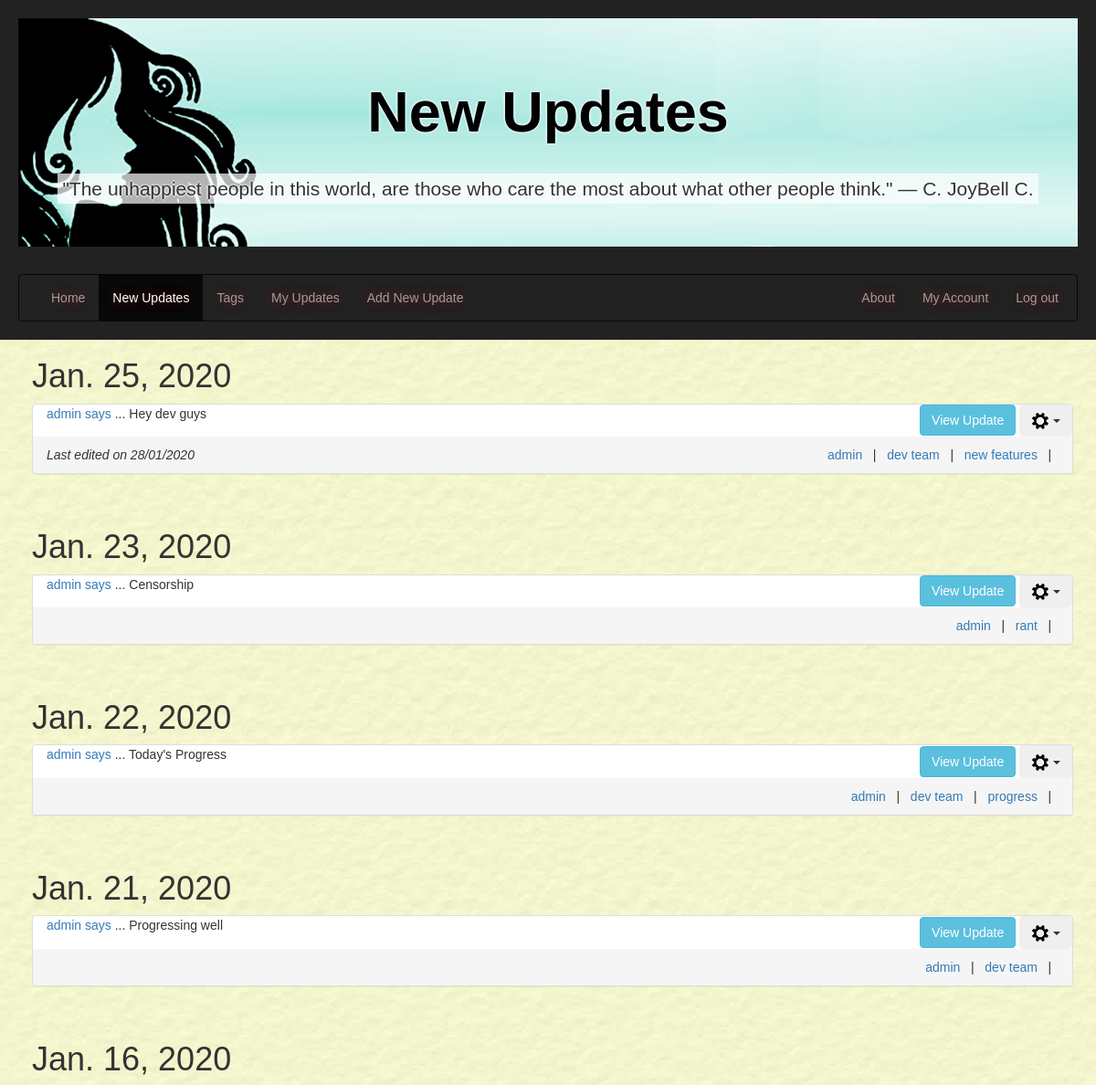
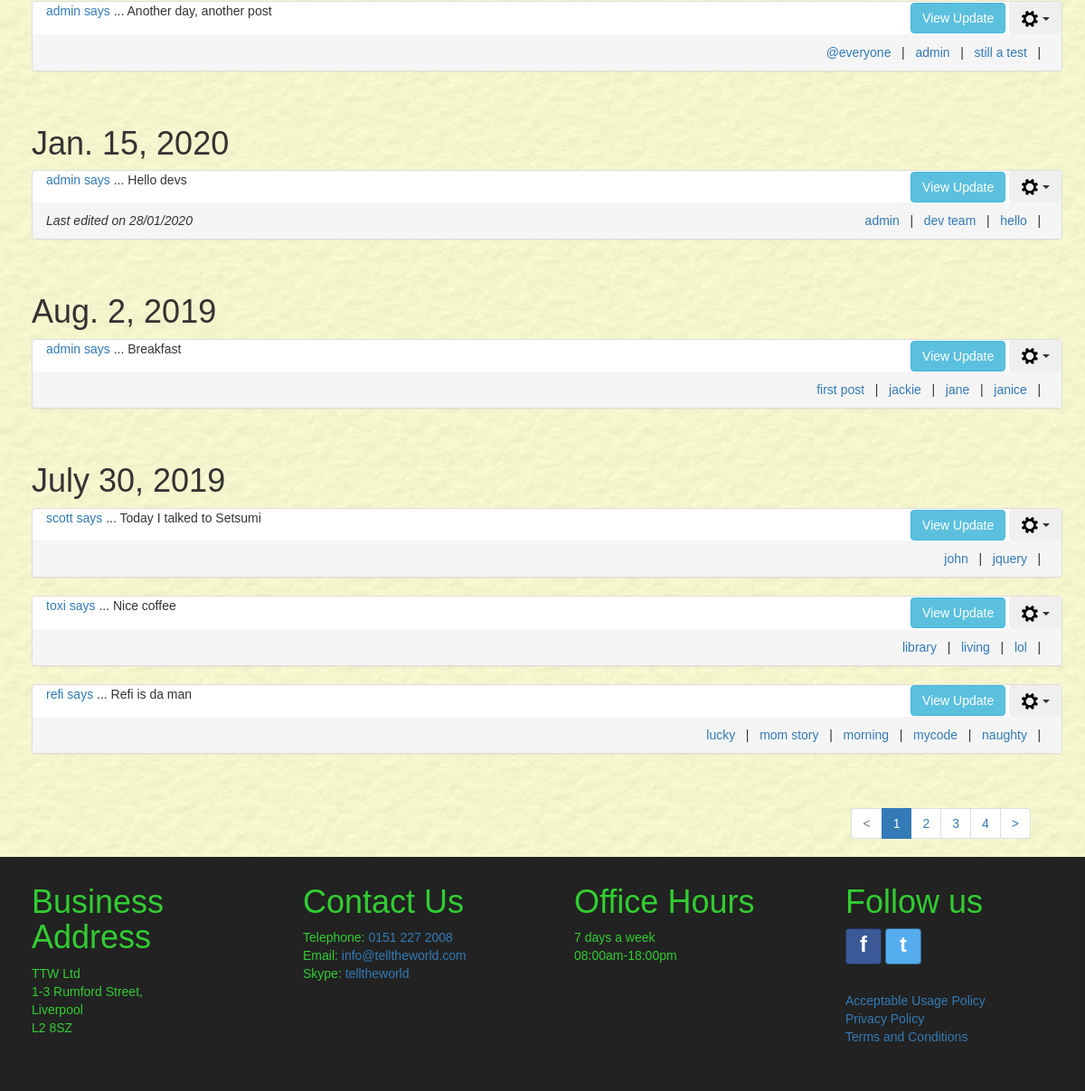
/newupdates/ (signed in), run on an earlier commit of the app's database (2 pictures, top to bottom).
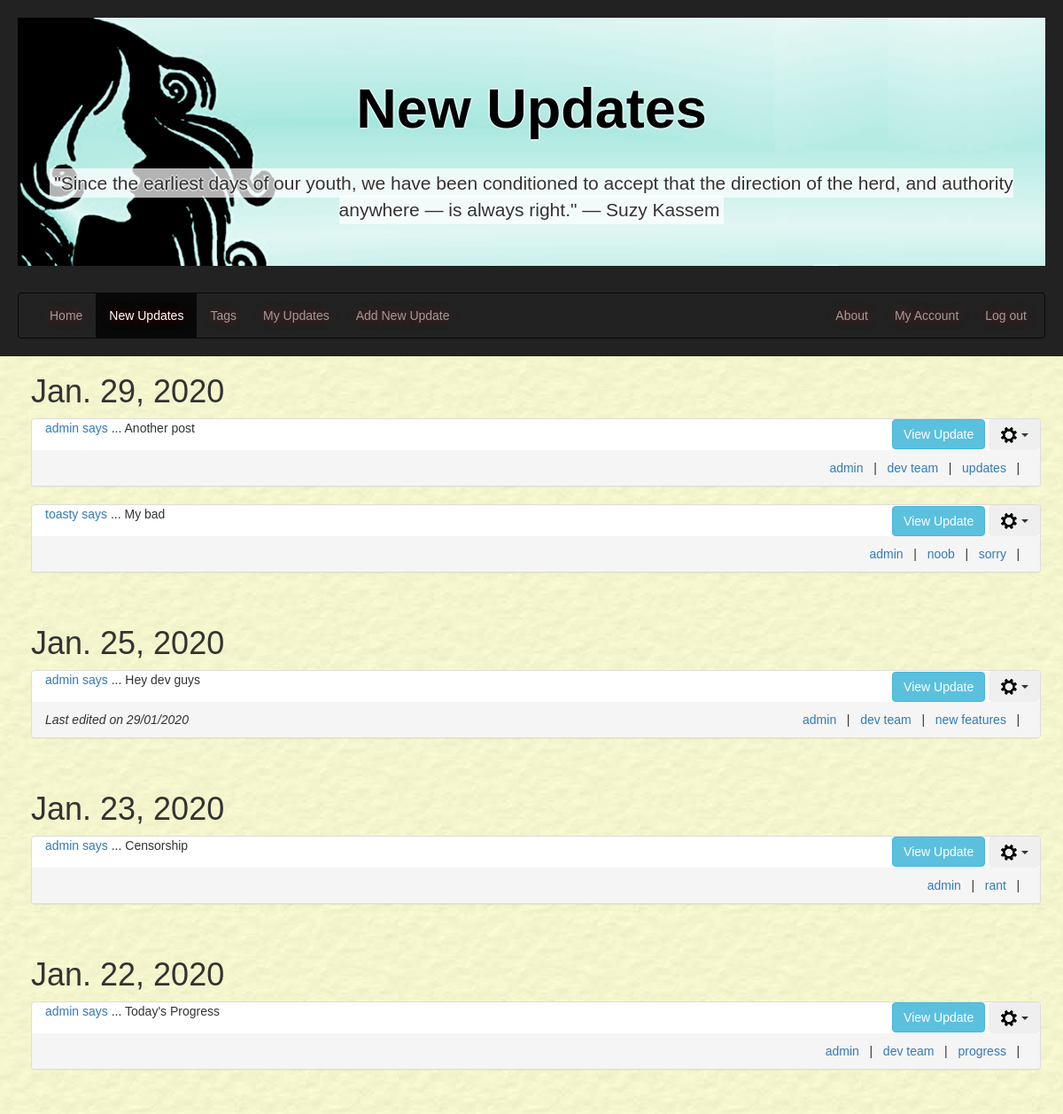
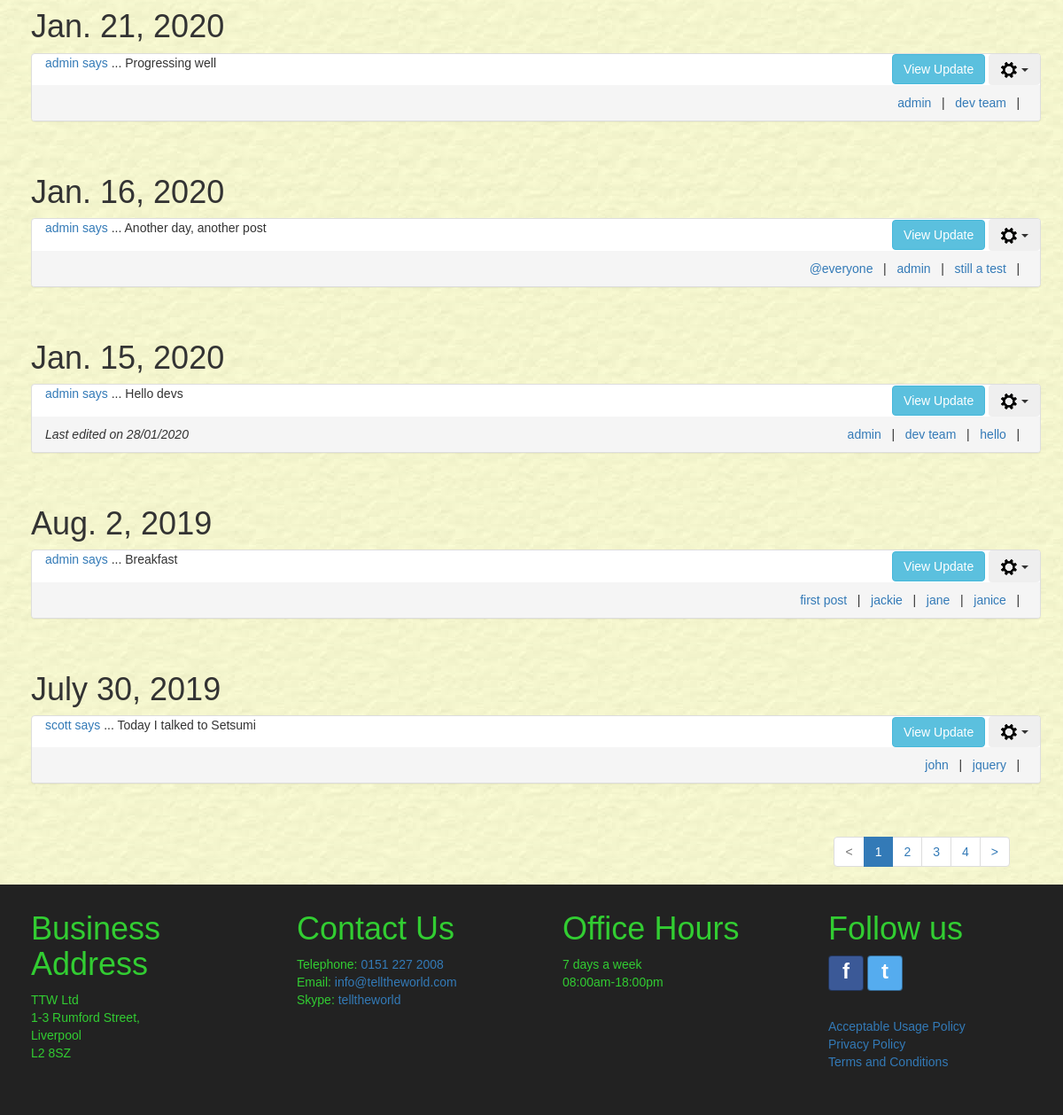
And on a later commit of the database (2 pictures, top to bottom).
### tellings/models.py (models this page shows, shortened)
class UserPost(models.Model):
    postID = models.AutoField(primary_key=True, db_column='postID')
    user = models.ForeignKey(settings.AUTH_USER_MODEL, on_delete=models.CASCADE,
                             db_column='user')
    dateOfPost = models.DateField()
    postTitle = models.CharField(max_length=35, unique=True)
    postText = models.CharField(max_length=255)
    dateOfEdit = models.DateField(null=True, blank=True)
    @property
    def post_tags(self):
        tagmaps = Tagmap.objects.filter(postID=self.postID)
        tagList = sorted([tag.tagID.tagName for tag in tagmaps])
        return tagList
    class Meta:
        verbose_name = "UserPost"
        verbose_name_plural = "UserPosts"

class Tag(models.Model):
    tagID = models.AutoField(primary_key=True, db_column='tagID')
    tagName = models.CharField(max_length=15)
    class Meta:
        ordering = ['tagName']
        verbose_name = "Tag"
        verbose_name_plural = "Tags"

### tellings/views.py (the view)
# urls.py: path('newupdates/', NewUpdatesListView.as_view(), name='newupdates'),
class NewUpdatesListView(LoginRequiredMixin, generic.ListView):
    model = UserPost
    template_name = "tellings/newupdates_list.html"
    paginate_by = 10
    http_method_names = ['get', 'post']
    def get_queryset(self):
        tagName_val = False
        username_val = False
        if self.request.method == 'GET':
            if 'tagName' in self.request.GET:
                tagName_val = self.request.GET.get('tagName', False)
            if 'userName' in self.request.GET:
                username_val = self.request.GET.get('userName', False)
                user_id = User.objects.get(username=username_val).id
        if tagName_val:  # get posts for current user filtered by tagname
            tagID = Tag.objects.get(tagName=tagName_val).tagID
            tagmaps = Tagmap.objects.filter(tagID=tagID)
            postList = [tm.postID.postID for tm in tagmaps]
            if username_val:
                new_context = UserPost.objects.filter(postID__in=postList).filter(user=user_id).order_by('-dateOfPost')
            else:
                new_context = UserPost.objects.filter(postID__in=postList).order_by('-dateOfPost')
        elif username_val:
            new_context = UserPost.objects.filter(user=user_id).order_by('-dateOfPost')
        else:            # get all posts
            new_context = UserPost.objects.all().order_by('-dateOfPost')
        return new_context
    def get_context_data(self, **kwargs):
        context = super(NewUpdatesListView, self).get_context_data(**kwargs)
        current_username = self.request.user.username
        quote = get_random_quote()
        if self.request.method == 'GET':
            if 'tagName' in self.request.GET:
                context['tagName'] = self.request.GET.get('tagName', '')
            if 'userName' in self.request.GET:
                context['userName'] = self.request.GET.get('userName', '')
        context['current_username'] = current_username
        context['quote'] = quote
        return context

### tellings/templatetags/my_tags.py (called while the page is built)
@register.simple_tag(takes_context=True)
def param_replace(context, **kwargs):
    d = context['request'].GET.copy()
    for k, v in kwargs.items():
        d[k] = v
    for k in [k for k, v in d.items() if not v]:
        del d[k]
    return d.urlencode()

### tellings/views.py (called while the page is built)
def get_random_quote():
    secure_random = random.SystemRandom()
    random_quote = secure_random.choice(random_quotes)
    return _(random_quote)

### tellings/templates/tellings/newupdates_list.html (shortened to what this page needs)
{% extends 'tellings/base.html' %}
{% block headertitle1 %}New Updates{% endblock headertitle1 %}
{% block content %}
  <div class="container-fluid main-content">
    <div class="container allUserUpdates" id="userUpdates">
        {% if userpost_list %}
        {% load static %}
        {% regroup userpost_list by dateOfPost as ordered_post_list %}
        {% for mypost in ordered_post_list %}
        <div class="row">
          <h1>{{ mypost.grouper }}</h1>
          <div class="panel-group">
            {% for item in mypost.list %}
              <div class="panel panel-default" id="panel_post_{{ item.postID }}">
                <div>
                  <div class="col-sm-8 panel-postTitle">
                    <p><a href="{% url 'tellings:newupdates' %}?userName={{ item.user }}" name="{{ item.user }}">
                       {{ item.user }} says</a> ... {{ item.postTitle }}</p>
                  </div>
                  <div class="col-sm-4 align-panel-text-right">
                    <button class="btn btn-info collapse_btn" data-toggle="collapse" data-target="#collapse{{ item.postID }}">View Update</button>
                    {% if current_username %}
                      {% if item.user.username == current_username %}
                        <div class="btn-group">
                            <button type="button" class="btn dropdown-toggle" data-toggle="dropdown" aria-haspopup="true" aria-expanded="false">
                              <img src="{% static 'tellings/imgs/settings_cog.png' %}" alt="">
                              <span class = "caret"></span>
                            </button>
                        </div>
                      {% else %}
                      <div class="btn-group">
                        <button type="button" class="btn dropdown-toggle" data-toggle="dropdown" aria-haspopup="true" aria-expanded="false">
                          <img src="{% static 'tellings/imgs/settings_cog.png' %}" alt="">
                          <span class = "caret"></span>
                        </button>
                    </div>
                      {% endif %}
                    {% endif %}
                  </div>
                </div>
                <div class="panel-footer align_between">
                  <span class="align-panel-footer-text-left">
                    {% if item.dateOfEdit %}
                      <i>Last edited on {{ item.dateOfEdit|date:"d/m/Y" }}</i>
                    {% else %}
                      &nbsp;
                    {% endif %}
                  </span>
                    <span class="align-panel-footer-text-right">
                  {% for tag in item.post_tags %}
                    <a href="{% url 'tellings:myupdates' %}?tagName={{ tag }}" name="{{ tag }}">{{ tag }}</a>
                    &nbsp;&nbsp;|&nbsp;&nbsp;
                  {% endfor %}
                  </span style="text-align: right;">
                </div>
              </div>
              <br />
            {% endfor %}
          </div>
        </div>
        {% endfor %}
        {% else %}
        <div class="row white-inner-container">
          <br />
          <p>No results found.</p>
        </div>
        {% endif %}
    </div>
  </div>
{% endblock %}

What changed in the data, as far as the page shows it:
no longer on this page (row unchanged): UserPost: user "toxi", postTitle "Nice coffee", shown under "July 30, 2019"
no longer on this page (row unchanged): Tag: post_tags "library"
no longer on this page (row unchanged): Tag: post_tags "living"
no longer on this page (row unchanged): Tag: post_tags "lol"
no longer on this page (row unchanged): UserPost: user "refi", postTitle "Refi is da man", shown under "July 30, 2019"
no longer on this page (row unchanged): Tag: post_tags "lucky"
no longer on this page (row unchanged): Tag: post_tags "mom story"
no longer on this page (row unchanged): Tag: post_tags "morning"
no longer on this page (row unchanged): Tag: post_tags "mycode"
no longer on this page (row unchanged): Tag: post_tags "naughty"
added UserPost: grouper "Jan. 29, 2020", user "admin", postTitle "Another post", post_tags "admin" "dev team"
added Tag: post_tags "updates"
added UserPost: user "toasty", postTitle "My bad", post_tags "admin", shown under "Jan. 29, 2020"
added Tag: post_tags "noob"
added Tag: post_tags "sorry"
changed UserPost "Hey dev guys": dateOfEdit "28/01/2020" → "29/01/2020"
Also different on the page:
{{ quote }}: "\"The unhappiest people in this world, are those who care the most about what other people think.\" ― C. JoyBell C." → "\"Since the earliest days of our youth, we have been conditioned to accept that the direction of the herd, and authority anywhere — is always right.\" ― Suzy Kassem"
